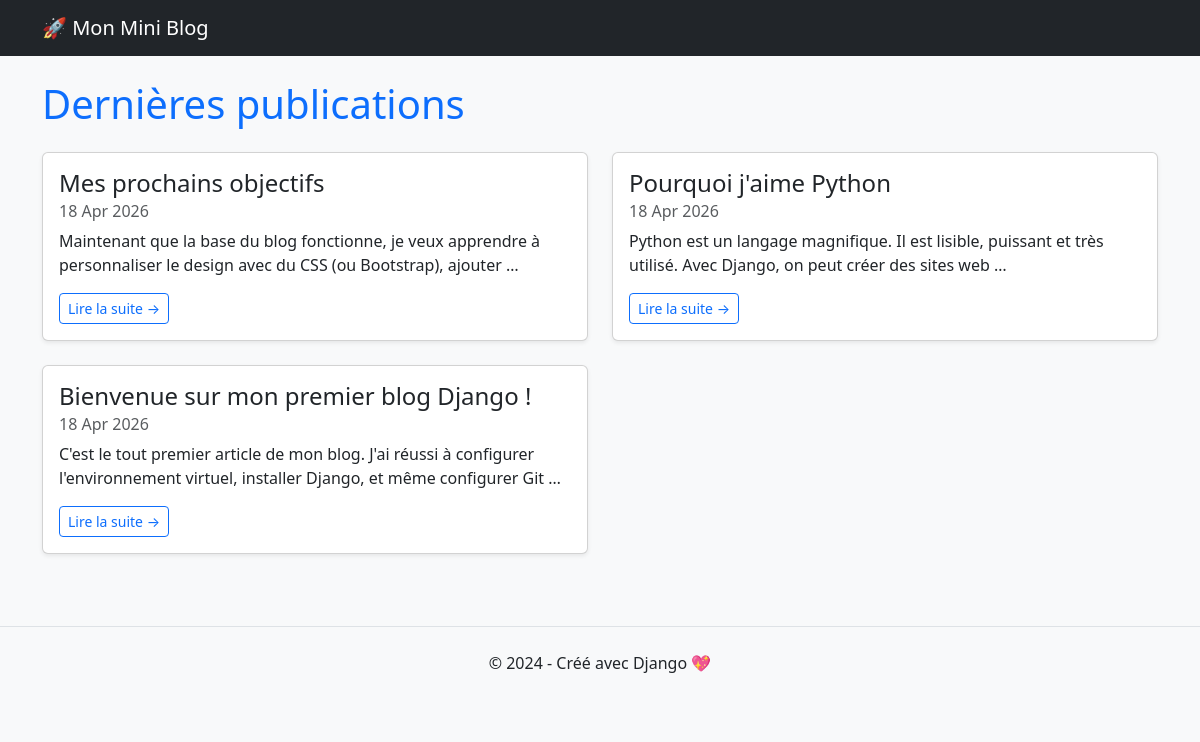
The page / on the database its author committed.
### blog/models.py (models this page shows, shortened)
class Article(models.Model):
    titre = models.CharField(max_length=200) # Un titre court
    contenu = models.TextField()               # Un texte long
    date_publication = models.DateTimeField(auto_now_add=True) # Date automatique

### blog/views.py (the view)
# urls.py: path('', views.liste_articles, name='liste_articles'),
def liste_articles(request):
    articles = Article.objects.all().order_by('-date_publication')
    return render(request, 'blog/liste.html', {'articles': articles})

### blog/templates/blog/liste.html
{% extends 'blog/base.html' %}
{% block content %}
    <h1 class="mb-4 text-primary">Dernières publications</h1>
    <div class="row">
        {% for article in articles %}
            <div class="col-md-6 mb-4">
                <div class="card h-100 shadow-sm">
                    <div class="card-body">
                        <h2 class="card-title h4">{{ article.titre }}</h2>
                        <h6 class="card-subtitle mb-2 text-muted">{{ article.date_publication|date:"d M Y" }}</h6>
                        <p class="card-text">{{ article.contenu|truncatewords:20 }}</p>
                        <a href="{% url 'detail_article' id=article.id %}" class="btn btn-outline-primary btn-sm">Lire la suite &rarr;</a>
                    </div>
                </div>
            </div>
        {% empty %}
            <p>Aucun article pour le moment.</p>
        {% endfor %}
    </div>
{% endblock %}

### blog/templates/blog/base.html (shortened to what this page needs)
<!DOCTYPE html>
<html lang="fr">
<head>
    <link href="https://cdn.jsdelivr.net/npm/bootstrap@5.3.0/dist/css/bootstrap.min.css" rel="stylesheet">
</head>
<body class="bg-light">
    <nav class="navbar navbar-dark bg-dark mb-4">
        <div class="container">
            <a class="navbar-brand" href="{% url 'liste_articles' %}">🚀 Mon Mini Blog</a>
        </div>
    </nav>
    <div class="container">
        {% block content %}{% endblock %}
    </div>
    <footer class="text-center mt-5 py-4 border-top">
        <p>&copy; 2024 - Créé avec Django 💖</p>
    </footer>
</body>
</html>

### rows shown on the page
Article: titre "Mes prochains objectifs", date_publication "18 Apr 2026", contenu "Maintenant que la base du blog fonctionne, je veux apprendre à personnaliser le design avec du CSS (ou Bootstrap), ajouter …"
Article: titre "Pourquoi j'aime Python", date_publication "18 Apr 2026", contenu "Python est un langage magnifique. Il est lisible, puissant et très utilisé. Avec Django, on peut créer des sites web …"
Article: titre "Bienvenue sur mon premier blog Django !", date_publication "18 Apr 2026", contenu "C'est le tout premier article de mon blog. J'ai réussi à configurer l'environnement virtuel, installer Django, et même configurer Git …"
